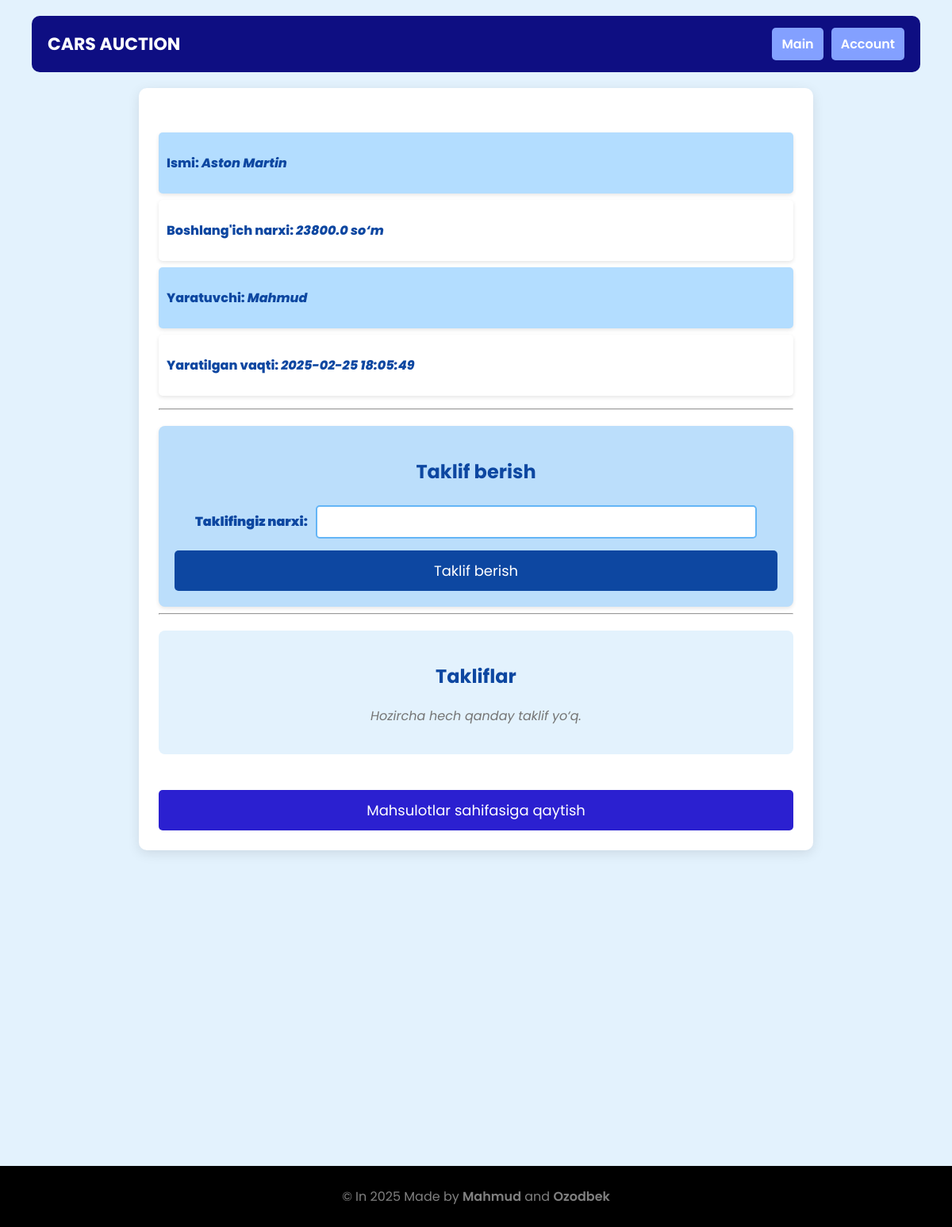
/product/2 (signed in), run on the app's committed database.
### tables this page shows
CREATE TABLE products (
        id INTEGER PRIMARY KEY AUTOINCREMENT,
        product_name TEXT NOT NULL,
        price REAL NOT NULL,
        user_id INTEGER NOT NULL,
        created_at TEXT NOT NULL,
        image_path TEXT,
        FOREIGN KEY(user_id) REFERENCES users(id) ON DELETE CASCADE
    );

CREATE TABLE users (
        id INTEGER PRIMARY KEY AUTOINCREMENT,
        username TEXT NOT NULL UNIQUE,
        password TEXT NOT NULL,
        first_name TEXT NOT NULL,
        last_name TEXT NOT NULL
    );

### app.py (the view)
@app.route("/product/<int:product_id>", methods=["GET", "POST"])
def product_page(product_id):
    if "user_id" not in session:
        return redirect("/login")
    ulanish = sqlite3.connect("users.db")
    cursor = ulanish.cursor()
    if request.method == "POST":
        offer_price = float(request.form["offer_price"])
        created_at = datetime.datetime.now().strftime("%Y-%m-%d %H:%M:%S")
        cursor.execute("INSERT INTO offers (product_id, user_id, offer_price, created_at) VALUES (?, ?, ?, ?)",
                       (product_id, session["user_id"], offer_price, created_at))
        ulanish.commit()
    cursor.execute("""
        SELECT products.id, products.product_name, products.price, products.created_at,
               users.username AS creator_name, products.image_path
        FROM products
        JOIN users ON products.user_id = users.id
        WHERE products.id = ?
    """, (product_id,))
    product = cursor.fetchone()
    cursor.execute("""
        SELECT offers.offer_price, offers.created_at, users.username
        FROM offers
        JOIN users ON offers.user_id = users.id
        WHERE offers.product_id = ?
        ORDER BY offers.created_at DESC
    """, (product_id,))
    offers = cursor.fetchall()
    ulanish.close()
    if not product:
        return "Mahsulot topilmadi!"
    return render_template("product.html", product=product, offers=offers, user_id=session["user_id"])

### templates/product.html (shortened to what this page needs)
<!DOCTYPE html>
<html lang="uz">
<head>
    <link rel="stylesheet" href="/static/product_style.css">
</head>
<body>
    <header class="container_header">
        <div class="header_wrapper">
            <a class="logo" href="#">CARS AUCTION</a>
            <nav>
                <a class="LOGIN" href="/">Main</a>
                <a class="LOGIN" href="/account">Account</a>
            </nav>
        </div>
    </header>
    <div class="container">
        <ul>
            <li class="Ismi">  <p>Ismi: <span>{{ product[1] }}</p></span> </li>
           <li> <p>Boshlang'ich narxi: <span>{{ product[2] }} so‘m</p></span></li>
            <li class="yaratuvchi"><p>Yaratuvchi: <span> {{ product[4] }}</p></span></li>
           <li><p class="">Yaratilgan vaqti: <span>{{ product[3] }}</p></span></li>
        </ul>
        <hr>
        <section class="taklif">
            <h2>Taklif berish</h2>
            <form method="POST">
                <label for="offer_price">Taklifingiz narxi:</label>
                <input type="number" name="offer_price" required>
                <button type="submit">Taklif berish</button>
            </form>
        </section>
        <hr>
        <section class="takliflar">
            <h2>Takliflar</h2>
            {% if offers %}
                <ul>
                    {% for offer in offers %}
                        <li>{{ offer[2] }}: {{ offer[0] }} so‘m ({{ offer[1] }})</li>
                    {% endfor %}
                </ul>
            {% else %}
                <p class="taklifsiz">Hozircha hech qanday taklif yo‘q.</p>
            {% endif %}
        </section>
        <br>
        <a href="/products" class="osti">Mahsulotlar sahifasiga qaytish</a>
    </div>
    <footer class="footer">
        <p>&copy; In 2025 Made by <span class="name">Mahmud</span> and <span class="name">Ozodbek</span></p>
    </footer>
</body>
</html>

### static/product_style.css (style rules this page uses)
body { font-family: 'Poppins', sans-serif; background: #e3f2fd; color: #0d47a1; margin: 0; padding: 0; display: flex; flex-direction: column; align-items: center; }
.container_header { width: 90%; background: rgb(14, 14, 130); padding: 15px 20px; border-radius: 10px; margin-top: 20px; display: flex; align-items: center; justify-content: space-between; }
.header_wrapper { display: flex; align-items: center; width: 100%; justify-content: space-between; }
.logo { font-size: 22px; font-weight: 700; color: white; text-decoration: none; }
nav { display: flex; gap: 10px; }
nav a { color: #fff; text-decoration: none; font-size: 16px; padding: 8px 12px; background: #83a0ff; border-radius: 5px; font-weight: 600; }
.container { width: 90%; max-width: 800px; background: white; padding: 25px; border-radius: 10px; box-shadow: 0px 4px 15px rgba(0, 0, 0, 0.1); margin-top: 20px; }
ul { list-style: none; padding: 0; }
li { background: #ffffff; padding: 10px; margin: 8px 0; border-radius: 5px; box-shadow: 0px 2px 5px rgba(0, 0, 0, 0.1); font-weight: 800; }
span { font-style: italic; }
.Ismi, .yaratuvchi { background: #b3ddff; }
.taklif { background: #bbdefb; padding: 20px; border-radius: 8px; box-shadow: 0px 2px 5px rgba(0, 0, 0, 0.1); text-align: center; margin-top: 20px; }
label { font-weight: 900; color: #0d47a1; }
input { width: 70%; padding: 10px; margin-top: 5px; margin-left: 6px; border: 2px solid #64b5f6; border-radius: 5px; font-size: 16px; }
button { font-family: 'Poppins', sans-serif; width: 100%; background: #0d47a1; color: white; padding: 12px; margin-top: 15px; border: none; border-radius: 5px; font-size: 18px; cursor: pointer; }
.takliflar { background: #e3f2fd; padding: 20px; border-radius: 8px; text-align: center; margin-top: 20px; }
.taklifsiz { font-style: italic; color: #757575; }
.osti { display: block; text-align: center; font-size: 18px; color: white; background: #2b20d0; padding: 12px; border-radius: 5px; text-decoration: none; margin-top: 20px; }
.footer { background-color: black; color: gray; width: 100vw; text-align: center; margin-top: 24.9rem; padding-top: 10px; padding-bottom: 10px; }
.name { font-style: unset; font-weight: 600; }

### data on the page
products: product_name "Aston Martin", price "23800.0", created_at "2025-02-25 18:05:49"
users: username "Mahmud"
